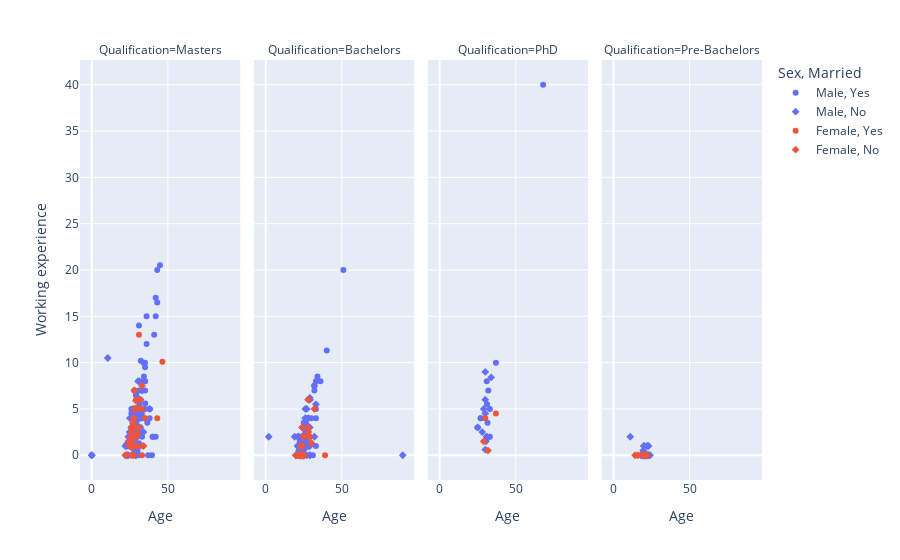

The notebook cell this image was saved under:
### Markdown cell above
---

### Code cell
import plotly.express as px
import pandas as pd 
data= pd.read_csv("new_data.csv")
fig = px.scatter(data, x="Age", y="Working experience", color="Gender", symbol="Marital Status?", facet_col="Qualification",
          labels={"Gender": "Sex", "Marital Status?": "Married"})
fig.show()

### Figure 1 — Plotly figure (JSON) as saved in the notebook; plotly's stock layout.template omitted (floating-point values rounded to 4 significant figures)
{"data": [{"hovertemplate": "Sex=Male<br>Married=Yes<br>Qualification=Masters<br>Age=%{x}<br>Working experience=%{y}<extra></extra>", "legendgroup": "Male, Yes", "marker": {"color": "#636efa", "symbol": "circle"}, "mode": "markers", "name": "Male, Yes", "orientation": "v", "showlegend": true, "type": "scatter", "x": [38, 31.34, 36, 33, 31, 31, 33, 32.75, 29, 36, 35, 32, 28, 29.8, 35, 32.2, 32.8, 40, 42, 29, 29.25, 41, 30, 29, 43, 44.8, 26, 39.5, 34.25, 33, 26, 28, 28, 34, 30.4, 38, 31.04, 40, 29, 30, 27, 33, 35, 34.9, 35, 35.11, 31, 32, 36.5, 0, 31, 43, 42, 32, 37, 31, 26, 32, 27.5, 42, 31, 38, 31, 32, 30, 28], "xaxis": "x", "y": [5, 5.5, 15, 2, 2.5, 14, 4, 4, 0, 12, 9.5, 4.5, 5, 3, 7, 10.2, 4.5, 2, 17, 2.5, 6.5, 13, 3.8, 1, 20, 20.5, 1, 0, 8.5, 5, 4.5, 1, 7, 10, 4.5, 4, 1.3, 2, 6.5, 1, 3, 8, 8, 8, 10, 5.6, 2.5, 5, 3.5, 0, 6, 16.5, 2, 3, 0, 2.5, 5, 1, 1, 15, 7, 5, 0, 3, 0.5, 7], "yaxis": "y"}, {"hovertemplate": "Sex=Male<br>Married=Yes<br>Qualification=Bachelors<br>Age=%{x}<br>Working experience=%{y}<extra></extra>", "legendgroup": "Male, Yes", "marker": {"color": "#636efa", "symbol": "circle"}, "mode": "markers", "name": "Male, Yes", "orientation": "v", "showlegend": false, "type": "scatter", "x": [27, 33, 31, 34, 25, 32, 28, 22, 51, 33, 33, 25.2, 30, 32, 24, 40.1, 26, 32, 36, 32, 33], "xaxis": "x2", "y": [4, 4, 0, 8.5, 3.5, 7.5, 4, 0, 20, 8, 1, 0.7, 4, 7.5, 0, 11.3, 0, 7.5, 8, 7, 5], "yaxis": "y2"}, {"hovertemplate": "Sex=Male<br>Married=Yes<br>Qualification=PhD<br>Age=%{x}<br>Working experience=%{y}<extra></extra>", "legendgroup": "Male, Yes", "marker": {"color": "#636efa", "symbol": "circle"}, "mode": "markers", "name": "Male, Yes", "orientation": "v", "showlegend": false, "type": "scatter", "x": [33, 31, 33, 27, 37, 27, 31.2, 31, 31.5, 32, 31, 68, 25, 32.7], "xaxis": "x3", "y": [2, 2, 5, 4, 10, 4, 5.5, 2, 3.5, 7, 8, 40, 3, 2], "yaxis": "y3"}, {"hovertemplate": "Sex=Male<br>Married=Yes<br>Qualification=Pre-Bachelors<br>Age=%{x}<br>Working experience=%{y}<extra></extra>", "legendgroup": "Male, Yes", "marker": {"color": "#636efa", "symbol": "circle"}, "mode": "markers", "name": "Male, Yes", "orientation": "v", "showlegend": false, "type": "scatter", "x": [18, 20], "xaxis": "x4", "y": [0, 0], "yaxis": "y4"}, {"hovertemplate": "Sex=Male<br>Married=No<br>Qualification=Masters<br>Age=%{x}<br>Working experience=%{y}<extra></extra>", "legendgroup": "Male, No", "marker": {"color": "#636efa", "symbol": "diamond"}, "mode": "markers", "name": "Male, No", "orientation": "v", "showlegend": true, "type": "scatter", "x": [0, 27, 25, 23, 28, 26, 27, 25, 38, 26.5, 27.75, 28, 0, 27.9, 30.4, 31, 27, 28.11, 26.5, 26, 29, 27, 29, 24, 25, 23.5, 27, 25, 31.5, 32, 24, 26, 30, 33, 26, 34, 30.1, 30, 30, 31, 25, 33, 27, 22, 26, 25, 22.9, 28, 23, 25, 25, 30, 27.3, 29, 10.5, 25, 26, 35, 29, 28, 25, 28, 29], "xaxis": "x", "y": [0, 2, 2.5, 0, 4.5, 3, 2, 2.5, 5, 2, 2.5, 4, 0, 3.5, 8, 8, 5, 1.2, 1.5, 2.5, 5, 1, 0, 2, 1, 0, 2, 2, 6, 6, 0, 1, 2, 7, 3, 2.5, 3.2, 3, 1, 3, 1, 7, 1, 1, 1, 1, 1.2, 0.5, 1, 2, 1.4, 4, 1.5, 5, 10.5, 1, 2, 5, 0, 2, 4, 1.5, 2], "yaxis": "y"}, {"hovertemplate": "Sex=Male<br>Married=No<br>Qualification=Bachelors<br>Age=%{x}<br>Working experience=%{y}<extra></extra>", "legendgroup": "Male, No", "marker": {"color": "#636efa", "symbol": "diamond"}, "mode": "markers", "name": "Male, No", "orientation": "v", "showlegend": false, "type": "scatter", "x": [25, 22.2, 24, 24, 33, 25, 24, 25, 26, 29, 24.3, 26.3, 26, 29, 25, 26, 25, 19, 25, 90, 23, 25, 26.11, 22.6, 27, 24, 29, 25, 30, 2, 25, 24, 26, 22, 27, 28, 24.1, 26, 22, 26, 26, 24, 19.8, 23, 23, 25, 26, 28, 28, 23, 24, 24, 29, 23, 26.3, 26.95, 23, 24.6, 28, 29, 20, 21, 23.4, 22, 25, 25, 32, 24, 22, 21, 25, 22, 21, 26.5, 27, 24, 29, 26.6, 27, 26, 27, 29, 28, 24, 24, 22.8], "xaxis": "x2", "y": [1, 0.5, 0.5, 2, 5.5, 0, 0, 3.1, 1, 0, 0.2, 2.5, 2, 3, 1, 2, 0, 2, 0, 0, 1.5, 0.6, 3.5, 1.5, 2, 1, 1, 0, 1.3, 2, 2, 0, 2, 0.5, 0, 3, 1, 4, 0, 5, 1, 1, 0, 0, 0, 1, 1, 6, 4, 0.5, 1, 1, 0, 1.5, 2, 3.3, 1, 1, 1, 6, 0, 1, 0, 0, 3, 0, 2, 3, 2, 2, 0, 0, 1, 3, 5, 0, 6.2, 3, 3, 1.5, 1.5, 6, 1, 0, 2, 0], "yaxis": "y2"}, {"hovertemplate": "Sex=Male<br>Married=No<br>Qualification=PhD<br>Age=%{x}<br>Working experience=%{y}<extra></extra>", "legendgroup": "Male, No", "marker": {"color": "#636efa", "symbol": "diamond"}, "mode": "markers", "name": "Male, No", "orientation": "v", "showlegend": false, "type": "scatter", "x": [25, 30, 30, 30, 33.9, 30, 30.5, 28, 31, 29], "xaxis": "x3", "y": [3, 0.6, 4.5, 9, 8.4, 6, 1.5, 2.5, 2, 5], "yaxis": "y3"}, {"hovertemplate": "Sex=Male<br>Married=No<br>Qualification=Pre-Bachelors<br>Age=%{x}<br>Working experience=%{y}<extra></extra>", "legendgroup": "Male, No", "marker": {"color": "#636efa", "symbol": "diamond"}, "mode": "markers", "name": "Male, No", "orientation": "v", "showlegend": false, "type": "scatter", "x": [22.5, 21, 21, 20, 21, 19.5, 21, 20, 22, 18, 21, 20, 21, 19, 21, 21.6, 19, 22, 22, 20, 23, 24, 23, 20, 19, 21, 23, 20, 22, 21, 11, 22, 20, 21, 20, 20], "xaxis": "x4", "y": [1, 0, 0, 0, 0, 0.5, 0, 1, 0, 0, 0, 0, 0, 0, 0, 0, 0, 0, 1, 0, 1, 0, 0, 1, 0, 0, 0, 0, 0, 0, 2, 0, 0, 0, 0, 0], "yaxis": "y4"}, {"hovertemplate": "Sex=Female<br>Married=Yes<br>Qualification=Masters<br>Age=%{x}<br>Working experience=%{y}<extra></extra>", "legendgroup": "Female, Yes", "marker": {"color": "#EF553B", "symbol": "circle"}, "mode": "markers", "name": "Female, Yes", "orientation": "v", "showlegend": true, "type": "scatter", "x": [33, 32, 43, 27, 29, 30.5, 31, 46.4, 26, 33, 31], "xaxis": "x", "y": [5, 6, 4, 0, 6, 1, 13, 10.1, 3, 0, 3], "yaxis": "y"}, {"hovertemplate": "Sex=Female<br>Married=Yes<br>Qualification=Bachelors<br>Age=%{x}<br>Working experience=%{y}<extra></extra>", "legendgroup": "Female, Yes", "marker": {"color": "#EF553B", "symbol": "circle"}, "mode": "markers", "name": "Female, Yes", "orientation": "v", "showlegend": false, "type": "scatter", "x": [28, 39, 29, 29], "xaxis": "x2", "y": [3, 0, 2, 2], "yaxis": "y2"}, {"hovertemplate": "Sex=Female<br>Married=Yes<br>Qualification=PhD<br>Age=%{x}<br>Working experience=%{y}<extra></extra>", "legendgroup": "Female, Yes", "marker": {"color": "#EF553B", "symbol": "circle"}, "mode": "markers", "name": "Female, Yes", "orientation": "v", "showlegend": false, "type": "scatter", "x": [30, 37], "xaxis": "x3", "y": [4, 4.5], "yaxis": "y3"}, {"hovertemplate": "Sex=Female<br>Married=Yes<br>Qualification=Pre-Bachelors<br>Age=%{x}<br>Working experience=%{y}<extra></extra>", "legendgroup": "Female, Yes", "marker": {"color": "#EF553B", "symbol": "circle"}, "mode": "markers", "name": "Female, Yes", "orientation": "v", "showlegend": false, "type": "scatter", "x": [22], "xaxis": "x4", "y": [0], "yaxis": "y4"}, {"hovertemplate": "Sex=Female<br>Married=No<br>Qualification=Masters<br>Age=%{x}<br>Working experience=%{y}<extra></extra>", "legendgroup": "Female, No", "marker": {"color": "#EF553B", "symbol": "diamond"}, "mode": "markers", "name": "Female, No", "orientation": "v", "showlegend": true, "type": "scatter", "x": [27, 28, 27.9, 26, 28, 33, 24.6, 24, 26, 27.5, 30, 29, 29, 28, 25, 29, 26, 27.5, 30, 28, 35, 29, 26, 34, 26.5, 27, 26, 26, 22], "xaxis": "x", "y": [3.5, 3, 4, 1.5, 7, 7.5, 1, 1.5, 1, 0, 2.3, 5.9, 2, 5, 1, 1, 2, 4, 5.1, 3, 4, 2, 2, 1, 1, 1, 0, 2.5, 0], "yaxis": "y"}, {"hovertemplate": "Sex=Female<br>Married=No<br>Qualification=Bachelors<br>Age=%{x}<br>Working experience=%{y}<extra></extra>", "legendgroup": "Female, No", "marker": {"color": "#EF553B", "symbol": "diamond"}, "mode": "markers", "name": "Female, No", "orientation": "v", "showlegend": false, "type": "scatter", "x": [25, 23.99, 24, 22, 24, 23, 23, 25, 28.1, 25, 22, 20, 21, 25, 23, 25, 25, 24, 32, 28, 30, 23], "xaxis": "x2", "y": [2, 0, 1, 0, 3, 0, 0, 2, 2.5, 0, 0, 0, 0, 0, 1, 0, 0, 0, 5, 6, 1.3, 0], "yaxis": "y2"}, {"hovertemplate": "Sex=Female<br>Married=No<br>Qualification=PhD<br>Age=%{x}<br>Working experience=%{y}<extra></extra>", "legendgroup": "Female, No", "marker": {"color": "#EF553B", "symbol": "diamond"}, "mode": "markers", "name": "Female, No", "orientation": "v", "showlegend": false, "type": "scatter", "x": [31.8, 29], "xaxis": "x3", "y": [0.5, 1.5], "yaxis": "y3"}, {"hovertemplate": "Sex=Female<br>Married=No<br>Qualification=Pre-Bachelors<br>Age=%{x}<br>Working experience=%{y}<extra></extra>", "legendgroup": "Female, No", "marker": {"color": "#EF553B", "symbol": "diamond"}, "mode": "markers", "name": "Female, No", "orientation": "v", "showlegend": false, "type": "scatter", "x": [14.2, 22, 21, 16, 21, 19], "xaxis": "x4", "y": [0, 0, 0, 0, 0, 0], "yaxis": "y4"}], "layout": {"annotations": [{"font": {}, "showarrow": false, "text": "Qualification=Masters", "x": 0.1175, "xanchor": "center", "xref": "paper", "y": 1, "yanchor": "bottom", "yref": "paper"}, {"font": {}, "showarrow": false, "text": "Qualification=Bachelors", "x": 0.3725, "xanchor": "center", "xref": "paper", "y": 1, "yanchor": "bottom", "yref": "paper"}, {"font": {}, "showarrow": false, "text": "Qualification=PhD", "x": 0.6275, "xanchor": "center", "xref": "paper", "y": 1, "yanchor": "bottom", "yref": "paper"}, {"font": {}, "showarrow": false, "text": "Qualification=Pre-Bachelors", "x": 0.8825, "xanchor": "center", "xref": "paper", "y": 1, "yanchor": "bottom", "yref": "paper"}], "legend": {"title": {"text": "Sex, Married"}, "tracegroupgap": 0}, "margin": {"t": 60}, "xaxis": {"anchor": "y", "domain": [0, 0.235], "title": {"text": "Age"}}, "xaxis2": {"anchor": "y2", "domain": [0.255, 0.49], "matches": "x", "title": {"text": "Age"}}, "xaxis3": {"anchor": "y3", "domain": [0.51, 0.745], "matches": "x", "title": {"text": "Age"}}, "xaxis4": {"anchor": "y4", "domain": [0.765, 1.0], "matches": "x", "title": {"text": "Age"}}, "yaxis": {"anchor": "x", "domain": [0, 1], "title": {"text": "Working experience"}}, "yaxis2": {"anchor": "x2", "domain": [0, 1], "matches": "y", "showticklabels": false}, "yaxis3": {"anchor": "x3", "domain": [0, 1], "matches": "y", "showticklabels": false}, "yaxis4": {"anchor": "x4", "domain": [0, 1], "matches": "y", "showticklabels": false}}}
